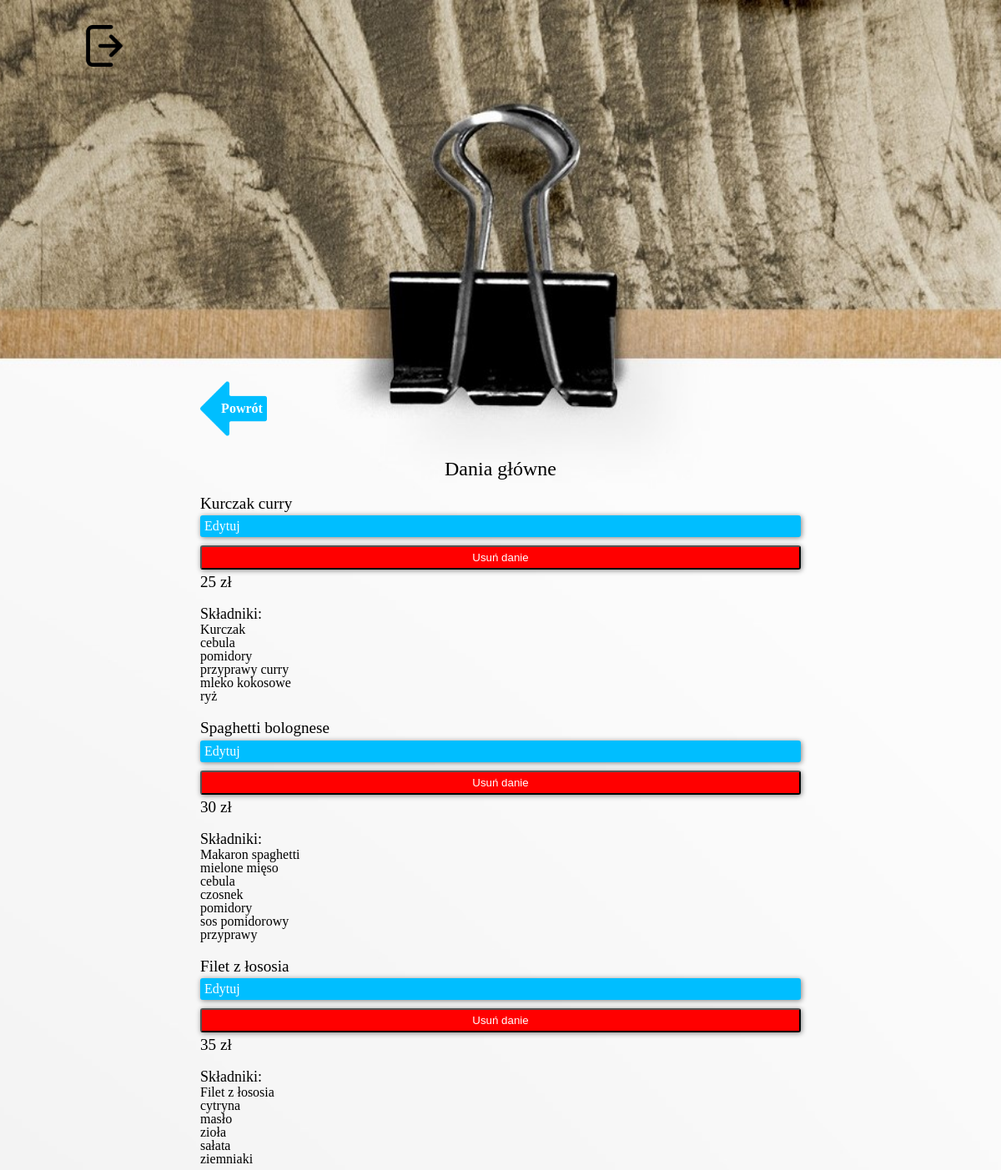
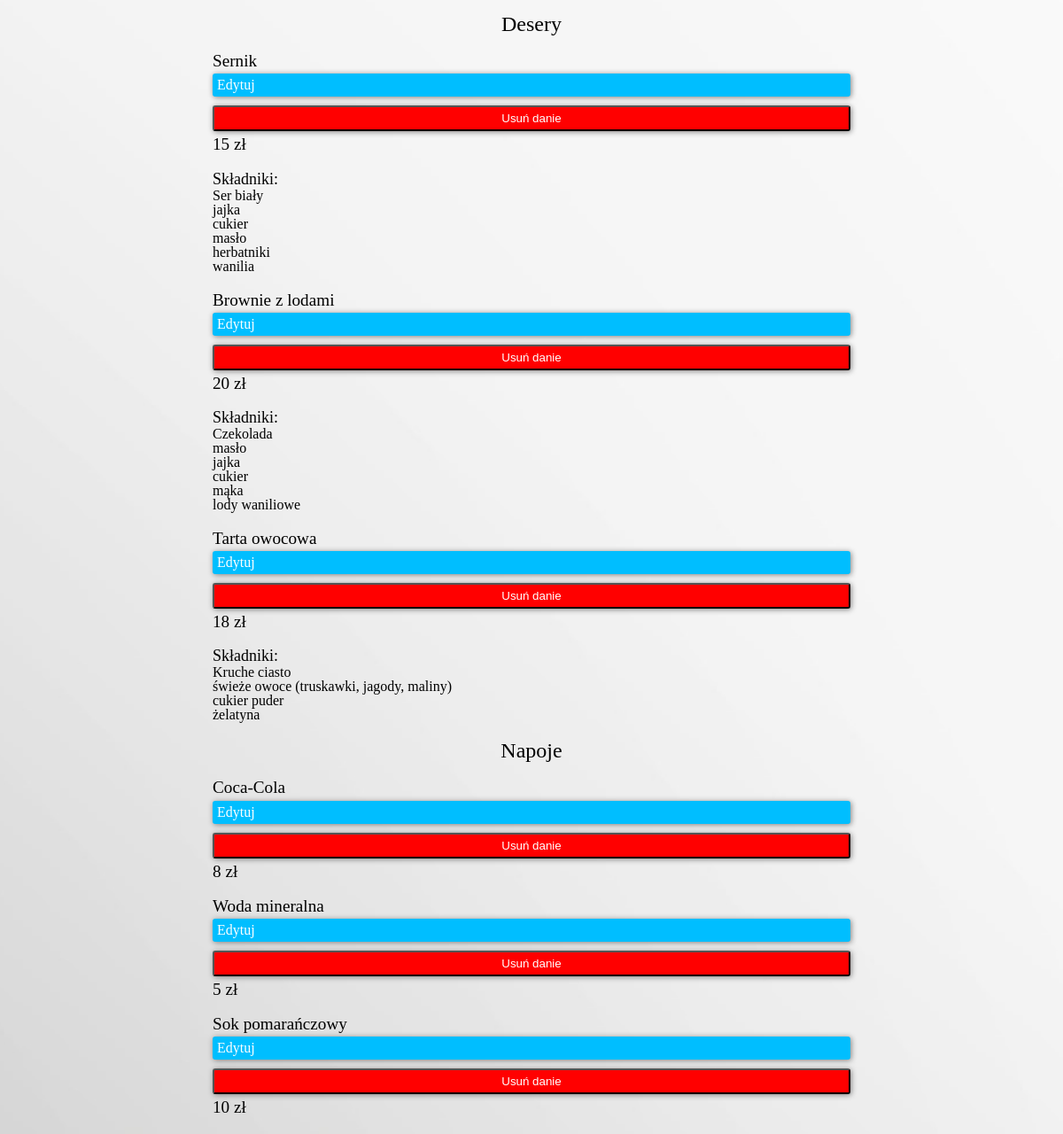
The page /?action=dishes_list (signed in) on the database its author committed (2 pictures, top to bottom).
### tables this page shows
CREATE TABLE `dishes_category` (
  `id` int(11) NOT NULL,
  `name` text NOT NULL
);

CREATE TABLE `dishes` (
  `id` int(11) NOT NULL,
  `danie` text NOT NULL,
  `kategoria` int(11) NOT NULL,
  `cena` float NOT NULL,
  `skladniki` text NOT NULL
);

### src/View.php (called while the page is built, shortened)
<?php
class view
{
    public function render(array $render): void
    {
        require_once("templates/layout.php");
    }
}

### src/Controller.php (called while the page is built, shortened)
<?php
require_once("View.php");
require_once("Database.php");
class Controller
{
    private static array $configuration = [];
    private Database $database;
    private Request $request;
    private View $view;
    public static function initConfiguration(array $configuration): void
    {
        self::$configuration = $configuration;
    }
    public function __construct(Request $request)
    {
        $this->database = new Database(self::$configuration['db']);
        $this->request = $request;
        $this->view = new View();
    }
    public function run(): void
    {
        $render = [];
        switch ($this->getaction()) {
            case 'dishes_list':
                $render = array(
                    'page' => $this->isLoggedIn('dishes_list'),
                    'menu' => $this->database->getMenu()
                );
            break;
        }
        $this->view->render($render);
    }
    private function getaction(): string
    {
        return $this->request->getParam('action', self::DEFAULT_ACTION);
    }
    private function isLoggedIn($page): string
    {
        return $page;
    }
}

### index.php (called while the page is built, shortened)
<?php
require_once("src/Controller.php");
$request = new Request($_GET, $_POST);
(new Controller($request))->run();

### src/Database.php (called while the page is built, shortened)
<?php
class Database
{
    private PDO $conn;
    public function getMenu(): array
    {
        $query1 = "SELECT * FROM dishes";
        $query2 = "SELECT * FROM dishes_category";
        $result1 = $this->conn->query($query1);
        $result2 = $this->conn->query($query2);
        $dishes = $result1->fetchAll(PDO::FETCH_ASSOC);
        $dishesCategory = $result2->fetchAll(PDO::FETCH_ASSOC);
        $menu = array(
            'dishes' => $dishes,
            'dishesCategory' => $dishesCategory,
        );
        return $menu;
    }
    private function createConnection(array $config): void
    {
        $dsn = "mysql:dbname={$config['database']};host={$config['host']}";
        $this->conn = new PDO(
            $dsn,
            $config['user'],
            $config['password']
        );
    }
}

### templates/dishes_list.php (the view)
<?php
$menu = $render['menu'];
echo '<a class="return_arrow" href="?action=admin">Powrót</a>';
foreach($menu['dishesCategory'] as $dishCategory)
{
    echo '<h2 class="dish-category">'.$dishCategory['name'].'</h2>';
    foreach($menu['dishes'] as $dish)
    {
        if($dish['kategoria'] == $dishCategory['id'])
        {
            echo <<<DISH
                <div class="dish-box">
                     <div class="dish-box-name-admin">
                        <h2>{$dish['danie']}</h2>
                        <a class="edit" href="?action=edit_dish&dish={$dish['id']}">Edytuj</a>
                        <form method="POST" action="index.php?action=dishes_list" >
                        <input type="text" value="{$dish['id']}" name="id" hidden>
                        <input name="action" type="submit" value="Usuń danie">
                    </form>
                        <p>{$dish['cena']} zł</p>
                    </div>
            DISH;
            if($dish['skladniki']){
                echo <<<DISH
                    <h3>Składniki:</h3>
                    <p>{$dish['skladniki']}</p>
                DISH;
            }
            echo '</div>';
        }
    }
}

### templates/layout.php (shortened to what this page needs)
<html>
<head>
    <link rel="stylesheet" href="styles/reset.css">
    <link rel="stylesheet" href="styles/style.css">
</head>
<body>
    <?php
        if (empty($_SESSION['user']))
            {
                echo '<a class="login" href="?action=login"></a>';
            } else
            {
                echo '<a class="logout" href="?action=logout"></a>';
            }
    ?>
    <div class="container">
        <?php
        $page = $render['page'];
            require_once("templates/$page.php");
        ?>
    </div>
</body>
</html>

### styles/style.css (style rules this page uses)
body { background-image: url('../assets/tlo.jpg'); background-size: cover; background-position: center; }
.container { width: 50%; margin: 300px auto 0 auto; }
.dish-box-name, .dish-box-name-admin { display: flex; justify-content: space-between; margin-bottom: 20px; }
h2, .dish-box-name p, .dish-box-name-admin p { font-size: larger; }
h3 { font-size: large; margin: 2px 0; }
.dish-box { margin-bottom: 20px; }
.dish-category { font-size: x-large; margin: 20px 0; text-align: center; }
.login, .logout { background-image: url(../assets/key.png); width: 50px; height: 50px; display: block; position: fixed; background-size: contain; top: 30; left: 100; cursor: pointer; }
.logout { background-image: url(../assets/logout.png); }
input, select { width: 100%; margin: 5px 0; border-radius: 3px; padding: 5px; box-shadow: 1px 1px 6px gray; }
input[type="submit"] { cursor: pointer; }
input[value="Usuń danie"] { background-color: red; color: white; }
.edit { background-color: #00BEFF; color: white; text-decoration: none; margin: 5px 0; border-radius: 3px; padding: 5px; box-shadow: 1px 1px 6px gray; }
.return_arrow { display: flex; background-image: url(../assets/return-arrow.png); background-repeat: no-repeat; height: 80px; justify-content: center; align-items: center; width: 100px; background-size: contain; color: white; text-decoration: none; font-weight: 700; }
@media only screen and (max-width: 1212px) { .dish-box-name-admin { flex-direction: column; } }
@media only screen and (max-width: 1212px) { .container { width: 60%; margin: 450px auto 0 auto; } }

### rows shown on the page
dishes_category: name "Dania główne"
dishes: danie "Kurczak curry", cena "25", skladniki "Kurczak cebula pomidory przyprawy curry mleko kokosowe ryż"
dishes: danie "Spaghetti bolognese", cena "30", skladniki "Makaron spaghetti mielone mięso cebula czosnek pomidory sos pomidorowy przyprawy"
dishes: danie "Filet z łososia", cena "35", skladniki "Filet z łososia cytryna masło zioła sałata ziemniaki"
dishes_category: name "Desery"
dishes: danie "Sernik", cena "15", skladniki "Ser biały jajka cukier masło herbatniki wanilia"
dishes: danie "Brownie z lodami", cena "20", skladniki "Czekolada masło jajka cukier mąka lody waniliowe"
dishes: danie "Tarta owocowa", cena "18", skladniki "Kruche ciasto świeże owoce (truskawki, jagody, maliny) cukier puder żelatyna"
dishes_category: name "Napoje"
dishes: danie "Coca-Cola", cena "8"
dishes: danie "Woda mineralna", cena "5"
dishes: danie "Sok pomarańczowy", cena "10"
